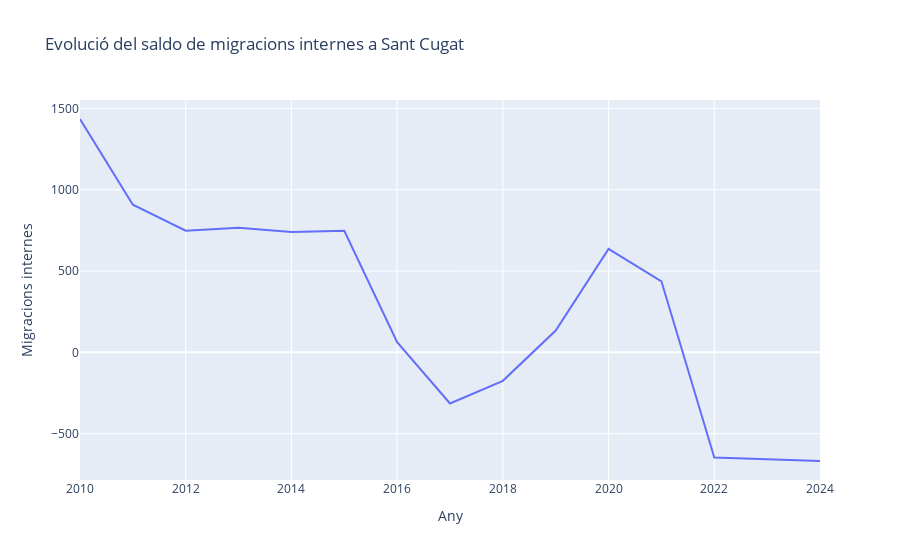
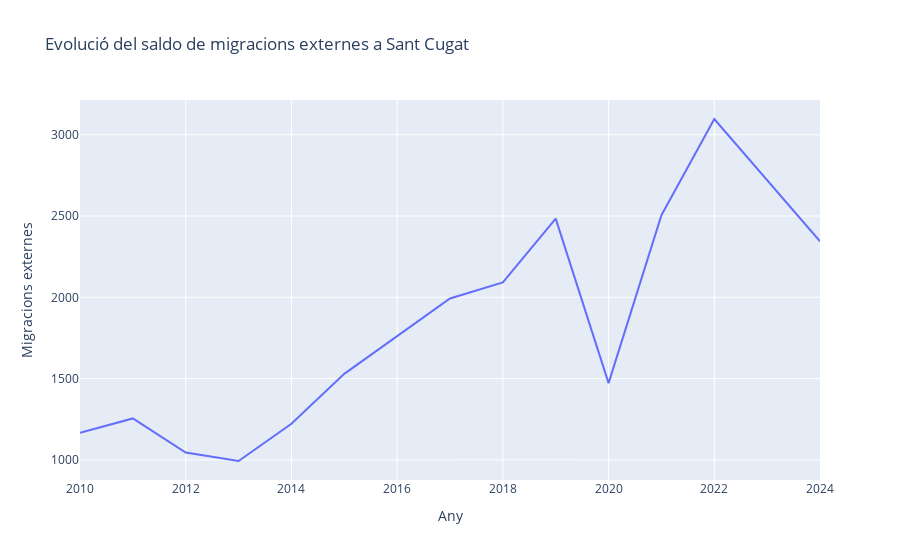

The cell these charts' notebook holds for them, in order:
### Code cell
fig = px.line(df2, 
              y='Migracions internes',
              title=f'Evolució del saldo de migracions internes a {ciutat}'
             )
fig2 = px.line(df2,
               y='Migracions externes',
               title=f'Evolució del saldo de migracions externes a {ciutat}'
              )
fig.show()
fig2.show()

### Figure 1 — Plotly figure (JSON) as saved in the notebook; plotly's stock layout.template omitted (floating-point values rounded to 4 significant figures)
{"data": [{"hovertemplate": "Any=%{x}<br>Migracions internes=%{y}<extra></extra>", "legendgroup": "", "line": {"color": "#636efa", "dash": "solid"}, "marker": {"symbol": "circle"}, "mode": "lines", "name": "", "orientation": "v", "showlegend": false, "type": "scatter", "x": [2010, 2011, 2012, 2013, 2014, 2015, 2016, 2017, 2018, 2019, 2020, 2021, 2022, 2023, 2024], "xaxis": "x", "y": [1435.0, 908.0, 748.0, 767.0, 740.0, 748.0, 63.0, -314.0, -175.0, 134.0, 636.0, 437.0, -646.0, -657.0, -668.0], "yaxis": "y"}], "layout": {"legend": {"tracegroupgap": 0}, "title": {"text": "Evolució del saldo de migracions internes a Sant Cugat"}, "xaxis": {"anchor": "y", "domain": [0, 1], "title": {"text": "Any"}}, "yaxis": {"anchor": "x", "domain": [0, 1], "title": {"text": "Migracions internes"}}}}

### Figure 2 — Plotly figure (JSON) as saved in the notebook; plotly's stock layout.template omitted (floating-point values rounded to 4 significant figures)
{"data": [{"hovertemplate": "Any=%{x}<br>Migracions externes=%{y}<extra></extra>", "legendgroup": "", "line": {"color": "#636efa", "dash": "solid"}, "marker": {"symbol": "circle"}, "mode": "lines", "name": "", "orientation": "v", "showlegend": false, "type": "scatter", "x": [2010, 2011, 2012, 2013, 2014, 2015, 2016, 2017, 2018, 2019, 2020, 2021, 2022, 2023, 2024], "xaxis": "x", "y": [1167.0, 1255.0, 1045.0, 993.0, 1222.0, 1529.0, 1761.0, 1993.0, 2092.0, 2484.0, 1472.0, 2505.0, 3097.0, 2721.0, 2345.0], "yaxis": "y"}], "layout": {"legend": {"tracegroupgap": 0}, "title": {"text": "Evolució del saldo de migracions externes a Sant Cugat"}, "xaxis": {"anchor": "y", "domain": [0, 1], "title": {"text": "Any"}}, "yaxis": {"anchor": "x", "domain": [0, 1], "title": {"text": "Migracions externes"}}}}
